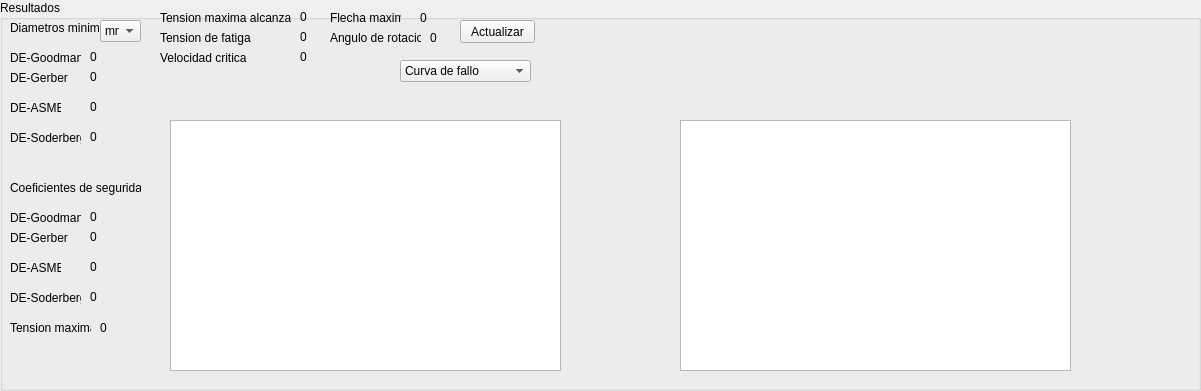
      <widget class="QGroupBox" name="groupBox_Outputs">
       <property name="geometry">
        <rect>
         <x>20</x>
         <y>340</y>
         <width>1201</width>
         <height>391</height>
        </rect>
       </property>
       <property name="title">
        <string>Resultados</string>
       </property>
       <widget class="QGraphicsView" name="graphicsView">
        <property name="geometry">
         <rect>
          <x>680</x>
          <y>120</y>
          <width>391</width>
          <height>251</height>
         </rect>
        </property>
       </widget>
       <widget class="QLabel" name="label_23">
        <property name="geometry">
         <rect>
          <x>10</x>
          <y>20</y>
          <width>91</width>
          <height>16</height>
         </rect>
        </property>
        <property name="text">
         <string>Diametros minimos</string>
        </property>
       </widget>
       <widget class="QLabel" name="label_24">
        <property name="geometry">
         <rect>
          <x>10</x>
          <y>50</y>
          <width>71</width>
          <height>16</height>
         </rect>
        </property>
        <property name="text">
         <string>DE-Goodman</string>
        </property>
       </widget>
       <widget class="QLabel" name="label_25">
        <property name="geometry">
         <rect>
          <x>10</x>
          <y>70</y>
          <width>61</width>
          <height>16</height>
         </rect>
        </property>
        <property name="text">
         <string>DE-Gerber</string>
        </property>
       </widget>
       <widget class="QLabel" name="label_26">
        <property name="geometry">
         <rect>
          <x>10</x>
          <y>100</y>
          <width>51</width>
          <height>16</height>
         </rect>
        </property>
        <property name="text">
         <string>DE-ASME</string>
        </property>
       </widget>
       <widget class="QLabel" name="label_27">
        <property name="geometry">
         <rect>
          <x>10</x>
          <y>130</y>
          <width>71</width>
          <height>16</height>
         </rect>
        </property>
        <property name="text">
         <string>DE-Soderberg</string>
        </property>
       </widget>
       <widget class="QComboBox" name="comboBox_19">
        <property name="geometry">
         <rect>
          <x>100</x>
          <y>20</y>
          <width>41</width>
          <height>22</height>
         </rect>
        </property>
        <item>
         <property name="text">
          <string>mm</string>
         </property>
        </item>
        <item>
         <property name="text">
          <string>in</string>
         </property>
        </item>
       </widget>
       <widget class="QLabel" name="label_28">
        <property name="geometry">
         <rect>
          <x>90</x>
          <y>50</y>
          <width>47</width>
          <height>13</height>
         </rect>
        </property>
        <property name="text">
         <string>0</string>
        </property>
       </widget>
       <widget class="QLabel" name="label_29">
        <property name="geometry">
         <rect>
          <x>90</x>
          <y>70</y>
          <width>47</width>
          <height>13</height>
         </rect>
        </property>
        <property name="text">
         <string>0</string>
        </property>
       </widget>
       <widget class="QLabel" name="label_30">
        <property name="geometry">
         <rect>
          <x>90</x>
          <y>100</y>
          <width>47</width>
          <height>13</height>
         </rect>
        </property>
        <property name="text">
         <string>0</string>
        </property>
       </widget>
       <widget class="QLabel" name="label_31">
        <property name="geometry">
         <rect>
          <x>90</x>
          <y>130</y>
          <width>47</width>
          <height>13</height>
         </rect>
        </property>
        <property name="text">
         <string>0</string>
        </property>
       </widget>
       <widget class="QLabel" name="label_32">
        <property name="geometry">
         <rect>
          <x>10</x>
          <y>180</y>
          <width>131</width>
          <height>16</height>
         </rect>
        </property>
        <property name="text">
         <string>Coeficientes de seguridad</string>
        </property>
       </widget>
       <widget class="QLabel" name="label_33">
        <property name="geometry">
         <rect>
          <x>10</x>
          <y>210</y>
          <width>71</width>
          <height>16</height>
         </rect>
        </property>
        <property name="text">
         <string>DE-Goodman</string>
        </property>
       </widget>
       <widget class="QLabel" name="label_34">
        <property name="geometry">
         <rect>
          <x>10</x>
          <y>290</y>
          <width>71</width>
          <height>16</height>
         </rect>
        </property>
        <property name="text">
         <string>DE-Soderberg</string>
        </property>
       </widget>
       <widget class="QLabel" name="label_35">
        <property name="geometry">
         <rect>
          <x>90</x>
          <y>260</y>
          <width>47</width>
          <height>13</height>
         </rect>
        </property>
        <property name="text">
         <string>0</string>
        </property>
       </widget>
       <widget class="QLabel" name="label_36">
        <property name="geometry">
         <rect>
          <x>90</x>
          <y>290</y>
          <width>47</width>
          <height>13</height>
         </rect>
        </property>
        <property name="text">
         <string>0</string>
        </property>
       </widget>
       <widget class="QLabel" name="label_37">
        <property name="geometry">
         <rect>
          <x>90</x>
          <y>210</y>
          <width>47</width>
          <height>13</height>
         </rect>
        </property>
        <property name="text">
         <string>0</string>
        </property>
       </widget>
       <widget class="QLabel" name="label_38">
        <property name="geometry">
         <rect>
          <x>90</x>
          <y>230</y>
          <width>47</width>
          <height>13</height>
         </rect>
        </property>
        <property name="text">
         <string>0</string>
        </property>
       </widget>
       <widget class="QLabel" name="label_39">
        <property name="geometry">
         <rect>
          <x>10</x>
          <y>230</y>
          <width>61</width>
          <height>16</height>
         </rect>
        </property>
        <property name="text">
         <string>DE-Gerber</string>
        </property>
       </widget>
       <widget class="QLabel" name="label_40">
        <property name="geometry">
         <rect>
          <x>10</x>
          <y>260</y>
          <width>51</width>
          <height>16</height>
         </rect>
        </property>
        <property name="text">
         <string>DE-ASME</string>
        </property>
       </widget>
       <widget class="QLabel" name="label_41">
        <property name="geometry">
         <rect>
          <x>10</x>
          <y>320</y>
          <width>81</width>
          <height>16</height>
         </rect>
        </property>
        <property name="text">
         <string>Tension maxima</string>
        </property>
       </widget>
       <widget class="QLabel" name="label_42">
        <property name="geometry">
         <rect>
          <x>100</x>
          <y>320</y>
          <width>47</width>
          <height>16</height>
         </rect>
        </property>
        <property name="text">
         <string>0</string>
        </property>
       </widget>
       <widget class="QLabel" name="label_43">
        <property name="geometry">
         <rect>
          <x>160</x>
          <y>10</y>
          <width>131</width>
          <height>16</height>
         </rect>
        </property>
        <property name="text">
         <string>Tension maxima alcanzada</string>
        </property>
       </widget>
       <widget class="QLabel" name="label_44">
        <property name="geometry">
         <rect>
          <x>300</x>
          <y>10</y>
          <width>47</width>
          <height>13</height>
         </rect>
        </property>
        <property name="text">
         <string>0</string>
        </property>
       </widget>
       <widget class="QLabel" name="label_45">
        <property name="geometry">
         <rect>
          <x>160</x>
          <y>30</y>
          <width>91</width>
          <height>16</height>
         </rect>
        </property>
        <property name="text">
         <string>Tension de fatiga</string>
        </property>
       </widget>
       <widget class="QLabel" name="label_46">
        <property name="geometry">
         <rect>
          <x>300</x>
          <y>30</y>
          <width>47</width>
          <height>13</height>
         </rect>
        </property>
        <property name="text">
         <string>0</string>
        </property>
       </widget>
       <widget class="QLabel" name="label_47">
        <property name="geometry">
         <rect>
          <x>160</x>
          <y>50</y>
          <width>91</width>
          <height>16</height>
         </rect>
        </property>
        <property name="text">
         <string>Velocidad critica</string>
        </property>
       </widget>
       <widget class="QLabel" name="label_48">
        <property name="geometry">
         <rect>
          <x>300</x>
          <y>50</y>
          <width>47</width>
          <height>13</height>
         </rect>
        </property>
        <property name="text">
         <string>0</string>
        </property>
       </widget>
       <widget class="QComboBox" name="comboBox_20">
        <property name="geometry">
         <rect>
          <x>400</x>
          <y>60</y>
          <width>131</width>
          <height>22</height>
         </rect>
        </property>
        <item>
         <property name="text">
          <string>Curva de fallo</string>
         </property>
        </item>
        <item>
         <property name="text">
          <string>Deflexion</string>
         </property>
        </item>
        <item>
         <property name="text">
          <string>Velocidades criticas</string>
         </property>
        </item>
       </widget>
       <widget class="QPushButton" name="pushButton_6">
        <property name="geometry">
         <rect>
          <x>460</x>
          <y>20</y>
          <width>75</width>
          <height>23</height>
         </rect>
        </property>
        <property name="text">
         <string>Actualizar</string>
        </property>
       </widget>
       <widget class="QLabel" name="label_50">
        <property name="geometry">
         <rect>
          <x>420</x>
          <y>10</y>
          <width>47</width>
          <height>16</height>
         </rect>
        </property>
        <property name="text">
         <string>0</string>
        </property>
       </widget>
       <widget class="QLabel" name="label_51">
        <property name="geometry">
         <rect>
          <x>330</x>
          <y>10</y>
          <width>71</width>
          <height>16</height>
         </rect>
        </property>
        <property name="text">
         <string>Flecha maxima</string>
        </property>
       </widget>
       <widget class="QLabel" name="label_52">
        <property name="geometry">
         <rect>
          <x>330</x>
          <y>30</y>
          <width>91</width>
          <height>16</height>
         </rect>
        </property>
        <property name="text">
         <string>Angulo de rotacion</string>
        </property>
       </widget>
       <widget class="QLabel" name="label_53">
        <property name="geometry">
         <rect>
          <x>430</x>
          <y>30</y>
          <width>47</width>
          <height>16</height>
         </rect>
        </property>
        <property name="text">
         <string>0</string>
        </property>
       </widget>
       <widget class="QGraphicsView" name="graphicsView_2">
        <property name="geometry">
         <rect>
          <x>170</x>
          <y>120</y>
          <width>391</width>
          <height>251</height>
         </rect>
        </property>
       </widget>
      </widget>
